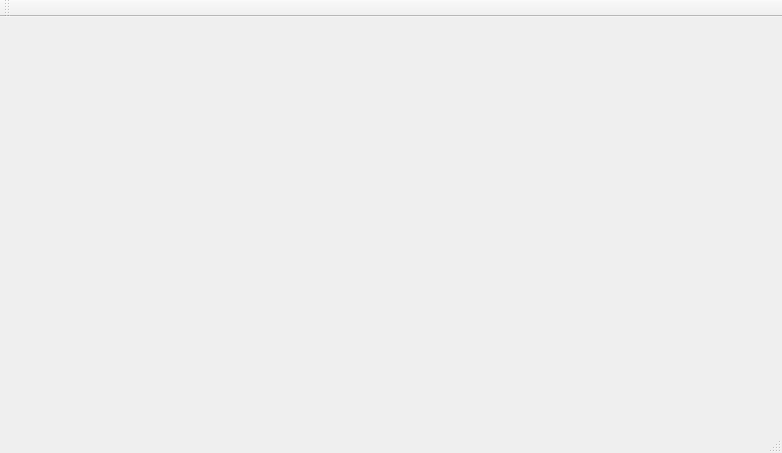
<?xml version="1.0" encoding="UTF-8"?>
<ui version="4.0">
 <class>MainWindow</class>
 <widget class="QMainWindow" name="MainWindow">
  <property name="geometry">
   <rect>
    <x>0</x>
    <y>0</y>
    <width>782</width>
    <height>453</height>
   </rect>
  </property>
  <property name="windowTitle">
   <string>Leaf - Seed Inspector</string>
  </property>
  <widget class="QWidget" name="centralWidget"/>
  <widget class="QMenuBar" name="menuBar">
   <property name="geometry">
    <rect>
     <x>0</x>
     <y>0</y>
     <width>782</width>
     <height>21</height>
    </rect>
   </property>
  </widget>
  <widget class="QToolBar" name="mainToolBar">
   <attribute name="toolBarArea">
    <enum>TopToolBarArea</enum>
   </attribute>
   <attribute name="toolBarBreak">
    <bool>false</bool>
   </attribute>
  </widget>
  <widget class="QStatusBar" name="statusBar"/>
 </widget>
 <layoutdefault spacing="6" margin="11"/>
 <resources/>
 <connections/>
</ui>
